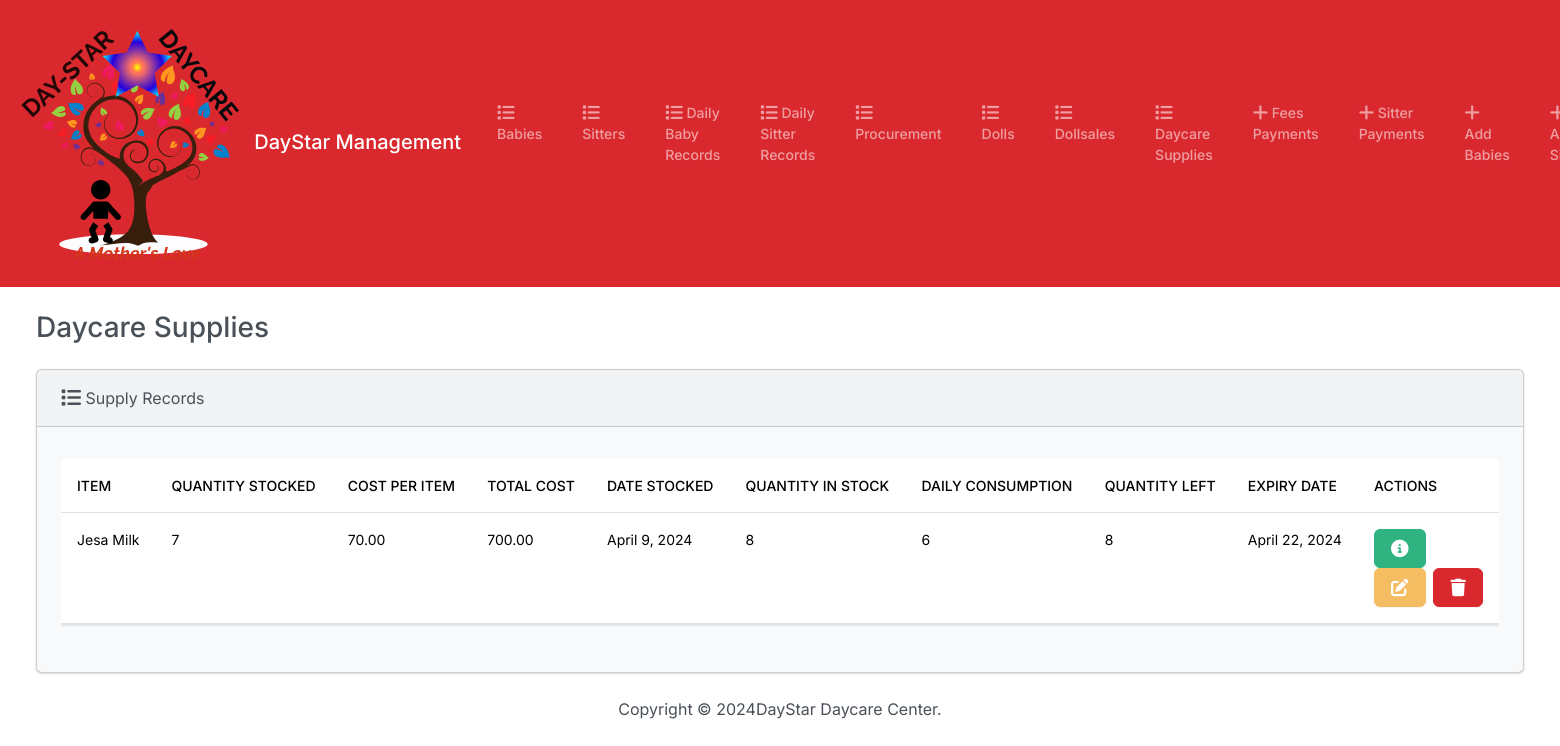
Before: /supply/ with the older database file.
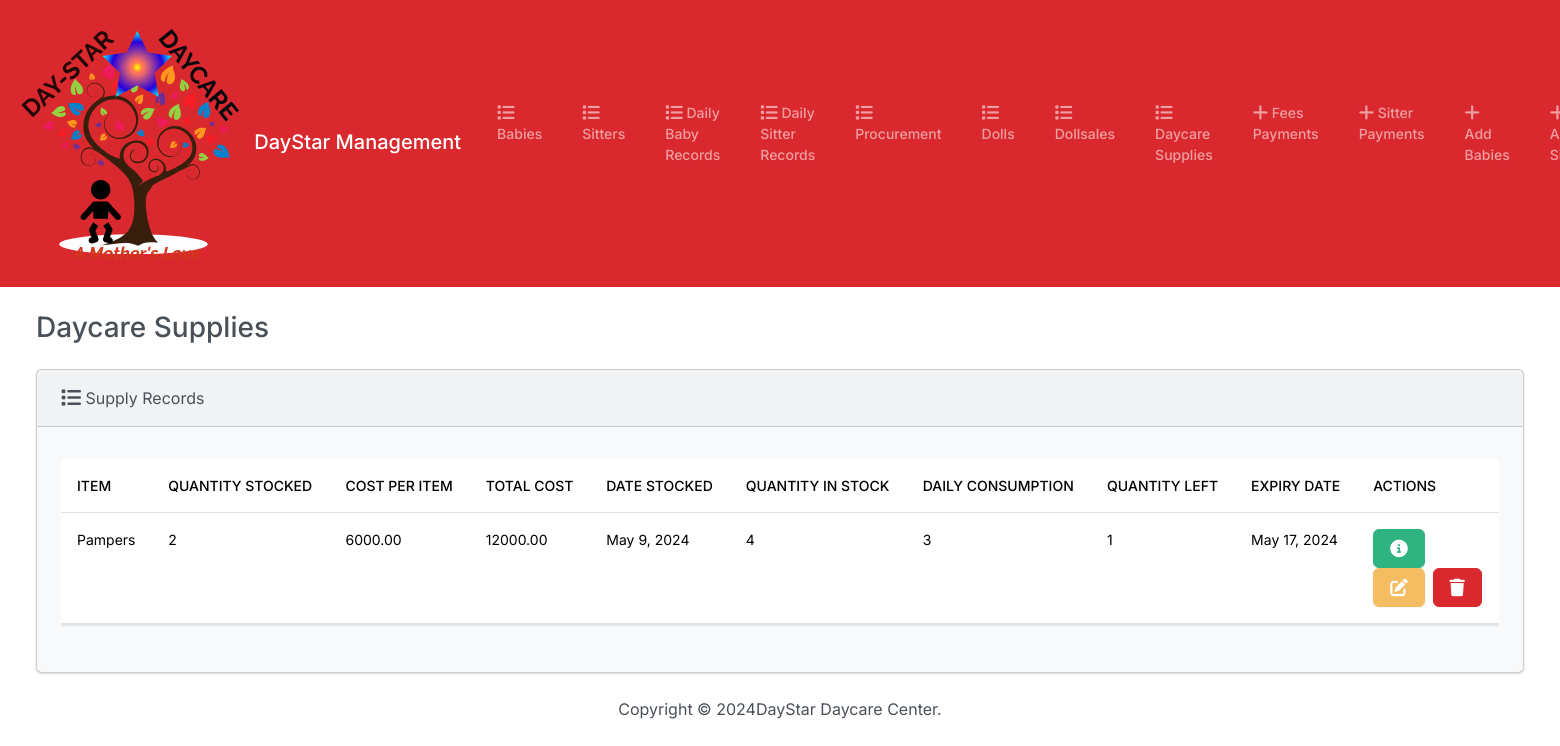
After: the same page with the newer database file.
### daystarapp/models.py (models this page shows, shortened)
class Supply(models.Model):
    item = models.CharField(max_length=100, verbose_name="Item")
    qty_stocked = models.CharField(max_length=20, null=True, blank=True, verbose_name="Quantity Stocked")
    cost_per_item = models.DecimalField(max_digits=10, decimal_places=2, null=True, verbose_name="Cost Per Item")
    total_cost = models.DecimalField(max_digits=10, decimal_places=2, verbose_name="Total Cost")
    date_stocked = models.DateField(null=True, blank=True, verbose_name="Date Stocked")
    qty_on_hand = models.CharField(max_length=20, verbose_name="Quantity In Stock")
    consumed_today = models.CharField(max_length=20, null=True, blank=True, verbose_name="Daily Comsumption")
    qty_left = models.CharField(max_length=20, verbose_name="Quantity Left")
    expiry_date = models.DateField(null=True, blank=True, verbose_name="Expiry Date")

### daystarapp/views.py (the view)
# urls.py: path("supply/", views.supply, name="supply"),
def supply(request):
    return render(request, "supplies/supply.html", {"supplies": Supply.objects.all()} )

### daystarapp/templates/supplies/supply.html (shortened to what this page needs)
{% extends "babies/base.html" %}
{% block body %}
        <h3 class="m-4">Daycare Supplies</h3>
        <div class="row">
            <div class="col-12">
                {% if supplies %}
                <div class="card bg-light ms-4 me-4 mb-4">
                    <div class="card-header"><i class="fa-solid fa-list fa-lg"></i> Supply Records </div>
                    <div class="card-body">
                      <p class="card-text">
                        <div class="table-responsive">
                            <table class="table table-hover">
                                <thead>
                                  <tr>
                                    <th scope="col">Item</th>
                                    <th scope="col">Quantity Stocked</th>
                                    <th scope="col">Cost Per Item</th>
                                    <th scope="col">Total Cost</th>
                                    <th scope="col">Date Stocked</th>
                                    <th scope="col">Quantity In Stock</th>
                                    <th scope="col">Daily Consumption</th>
                                    <th scope="col">Quantity Left</th>
                                    <th scope="col">Expiry Date</th>
                                    <th scope="col">ACTIONS</th>
                                  </tr>
                                </thead>
                                <tbody>
                                 {% for supply in supplies %}
                                 <tr>
                                    <td>{{ supply.item }}</td>
                                    <td>{{ supply.qty_stocked }}</td>
                                    <td>{{ supply.cost_per_item}}</td>
                                    <td>{{ supply.total_cost }}</td>
                                    <td>{{ supply.date_stocked }}</td>
                                    <td>{{ supply.qty_on_hand }}</td>
                                    <td>{{ supply.consumed_today }}</td>
                                    <td>{{ supply.qty_left }}</td>
                                    <td>{{ supply.expiry_date }}</td>
                                    <td>
                                      <button type="button" class="btn btn-success me-1" href="{% url 'view_supply' supply.id %}" data-bs-toggle="modal" data-bs-target="#myModal{{supply.id}}"></button><br>
                                      <a class="btn btn-warning me-1" href="{% url 'editts' supply.id %}">
                                      </a>
                                      <button type="button" class="btn btn-danger" data-bs-toggle="modal" data-bs-target="#deletees{{supply.id}}">
                                      </button>
                                    </td>
                                  </tr>
                                 {% endfor %}
                              </tbody>
                              </table>
                        </div>
                      </p>
                    </div>
                {% else %}
                <h5 class="alert alert-primary ms-4 me-4">No Supply Records</h5>
                {% endif %}
            </div>
        </div>
{% endblock %}

Changed rows visible on the page:
removed Supply: item "Jesa Milk", qty_stocked "7", cost_per_item "70.00", total_cost "700.00", date_stocked "April 9, 2024", qty_on_hand "8", consumed_today "6", qty_left "8", expiry_date "April 22, 2024"
added Supply: item "Pampers", qty_stocked "2", cost_per_item "6000.00", total_cost "12000.00", date_stocked "May 9, 2024", qty_on_hand "4", consumed_today "3", qty_left "1", expiry_date "May 17, 2024"
